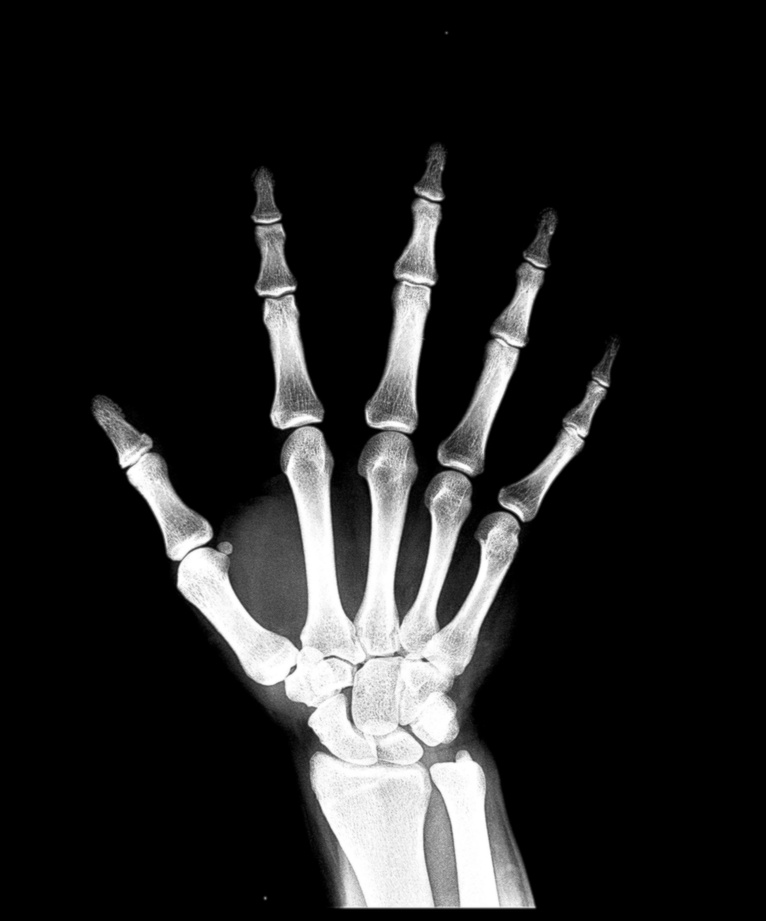
#> input picture Lab_2/Intensity_Slicing.jpg, 766 x 921 px, shrunk from 1597 x 1920 before the run, found by its file name
$ python Intensity_Lebel_Slicing.py
#> lines starting #> are read from the running program, lines starting #| are printed output that depends on the picture
import cv2
import numpy as np
input_img = cv2.imread("/Users/sayakghorai/Desktop/DIP_Codes/Lab_2/Intensity_Slicing.jpg",cv2.IMREAD_GRAYSCALE)
#> input_img is the input picture: shape (921, 766); min 0, max 255, mean 34.2
# print(input_img)
output_img = np.zeros((input_img.shape[0],input_img.shape[1]),dtype = 'uint8')
# print(output_img)
img_min,img_max = np.min(input_img),np.max(input_img)
#> img_min = 0; img_max = 255
contrast = img_max-img_min
#> contrast = 255
for i in range(input_img.shape[0]):
    for j in range(input_img.shape[1]):
        input_intensity = input_img[i,j]
        if(input_intensity<=255 and input_intensity>220):
            output_img[i,j] = 210
        elif(input_intensity<=220 and input_intensity>=119):
            output_img[i,j] = 120
        elif(input_intensity>75 and input_intensity<119):
            output_img[i,j] = 50
        else:
            output_img[i,j] = 5
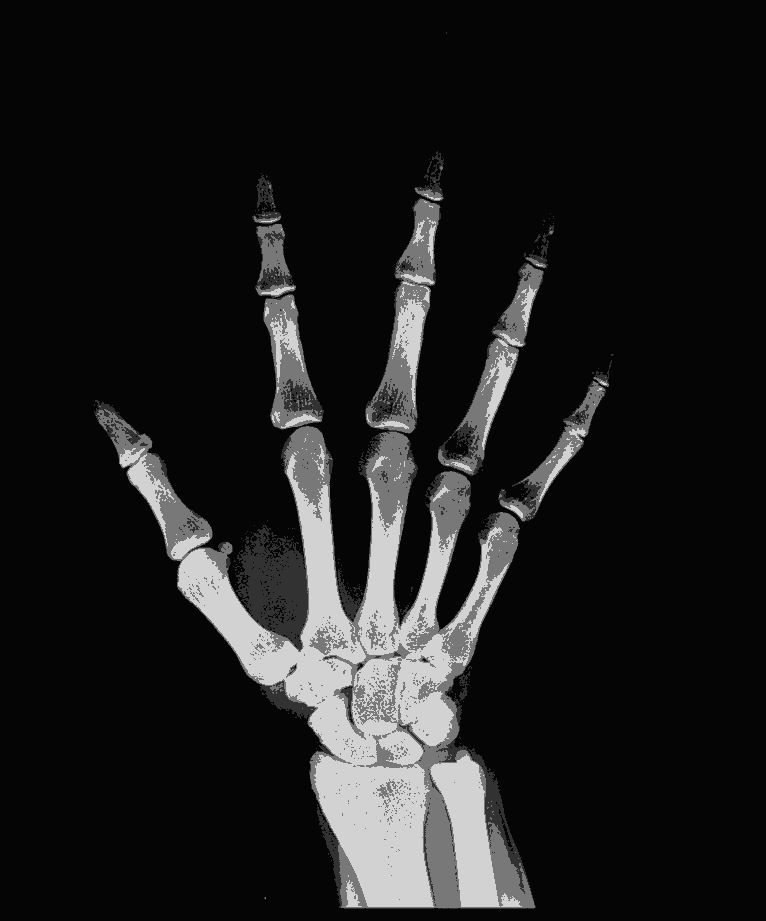
#> output_img: shape (921, 766); min 5, max 210, mean 29.3
gap = input_img - input_img
#> gap: shape (921, 766); every value is 0
Out = np.concatenate((input_img,gap,output_img),1)
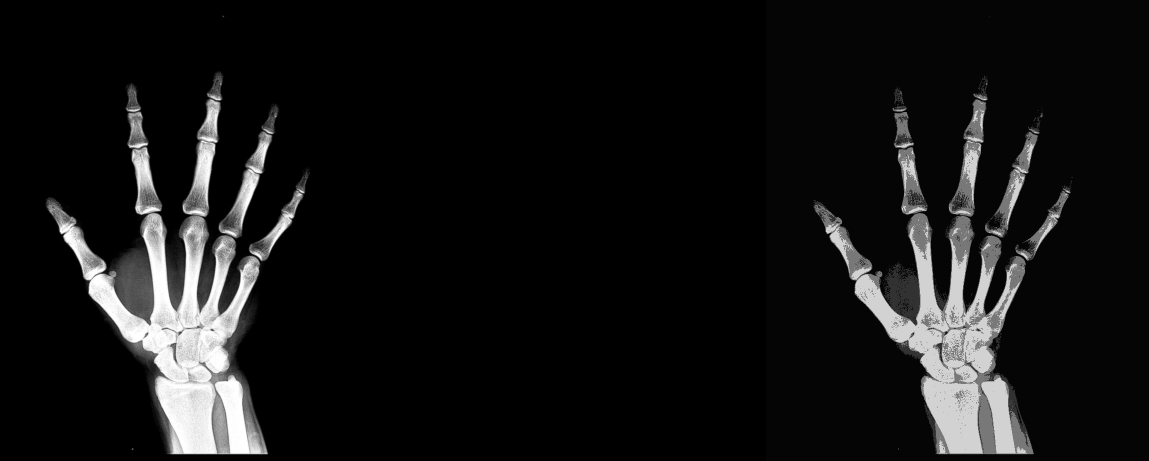
#> Out: shape (921, 2298) (shown at 1/2 size); min 0, max 255, mean 21.2
cv2.imshow('Input-Output',Out.astype(np.uint8))
key = cv2.waitKey(0)
#> (key Esc is pressed here)
if key == 27:
    cv2.destroyAllWindows()
elif key == ord('s'):
    cv2.imwrite('Intensity_Lebel_Output.jpg',output_img)
    cv2.destroyAllWindows()
